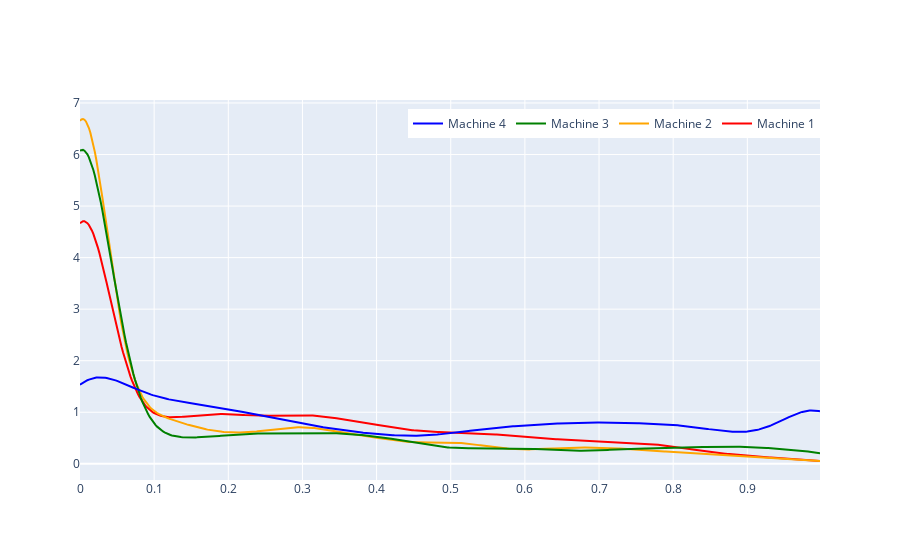

Write notebook code for a chart like this one.
### Code cell
# Solutions space
# m1_weighs = [x[0] for x in X_total]
# m2_weighs = [x[1] for x in X_total]
# m3_weighs = [x[2] for x in X_total]
# m4_weighs = [x[3] for x in X_total]

# Group data together
hist_data = [m1_total, m2_total, m3_total, m4_total]
colors=['red', 'orange', 'green', 'blue']
group_labels = ['Machine 1', 'Machine 2', 'Machine 3', 'Machine 4']

# Create distplot with custom bin_size
fig = ff.create_distplot(hist_data, group_labels, show_rug=False, show_hist=False, colors=colors)

fig.update_layout(legend=dict(
    orientation="h",
    yanchor="bottom",
    y=0.9,
    xanchor="right",
    x=1
))
fig.show()

### Figure 1 — Plotly figure (JSON) as saved in the notebook; plotly's stock layout.template omitted (floating-point values rounded to 4 significant figures; data arrays with more than 128 entries replaced by an {"elided": "..."} marker saying what was removed)
{"data": [{"legendgroup": "Machine 1", "marker": {"color": "red"}, "mode": "lines", "name": "Machine 1", "showlegend": true, "type": "scatter", "x": {"elided": "500 float values"}, "xaxis": "x", "y": {"elided": "500 float values"}, "yaxis": "y"}, {"legendgroup": "Machine 2", "marker": {"color": "orange"}, "mode": "lines", "name": "Machine 2", "showlegend": true, "type": "scatter", "x": {"elided": "500 float values"}, "xaxis": "x", "y": {"elided": "500 float values"}, "yaxis": "y"}, {"legendgroup": "Machine 3", "marker": {"color": "green"}, "mode": "lines", "name": "Machine 3", "showlegend": true, "type": "scatter", "x": {"elided": "500 float values"}, "xaxis": "x", "y": {"elided": "500 float values"}, "yaxis": "y"}, {"legendgroup": "Machine 4", "marker": {"color": "blue"}, "mode": "lines", "name": "Machine 4", "showlegend": true, "type": "scatter", "x": {"elided": "500 float values"}, "xaxis": "x", "y": {"elided": "500 float values"}, "yaxis": "y"}], "layout": {"barmode": "overlay", "hovermode": "closest", "legend": {"orientation": "h", "traceorder": "reversed", "x": 1, "xanchor": "right", "y": 0.9, "yanchor": "bottom"}, "xaxis": {"anchor": "y2", "domain": [0, 1], "zeroline": false}, "yaxis": {"anchor": "free", "domain": [0, 1], "position": 0}}}
